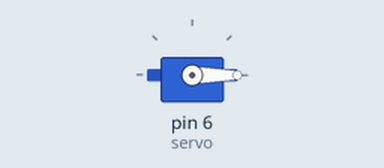
Recording of a sketch running on a simulated Arduino Uno, built with avr-gcc and run on an emulated ATmega328P. On the bench: servo.

Above: at 2.05 s.
Timing chart, 0 to 6.6 s (numbered marks = the images above):
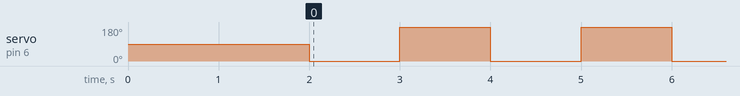

The sketch:

servo.ino
```cpp
#include <Servo.h>
Servo servo;
#define posisi1 0
#define posisi2 180

void setup(){
  servo.attach(6);
  servo.write(90);
  delay(2000);
}

void loop(){
  servo.write(posisi1);
  delay(1000);
  servo.write(posisi2);
  delay(1000);
}
```

Measured:
- by itself, servo on pin 6 (servo): alternates 180° for 1.0 s and 0° for 1.0 s
